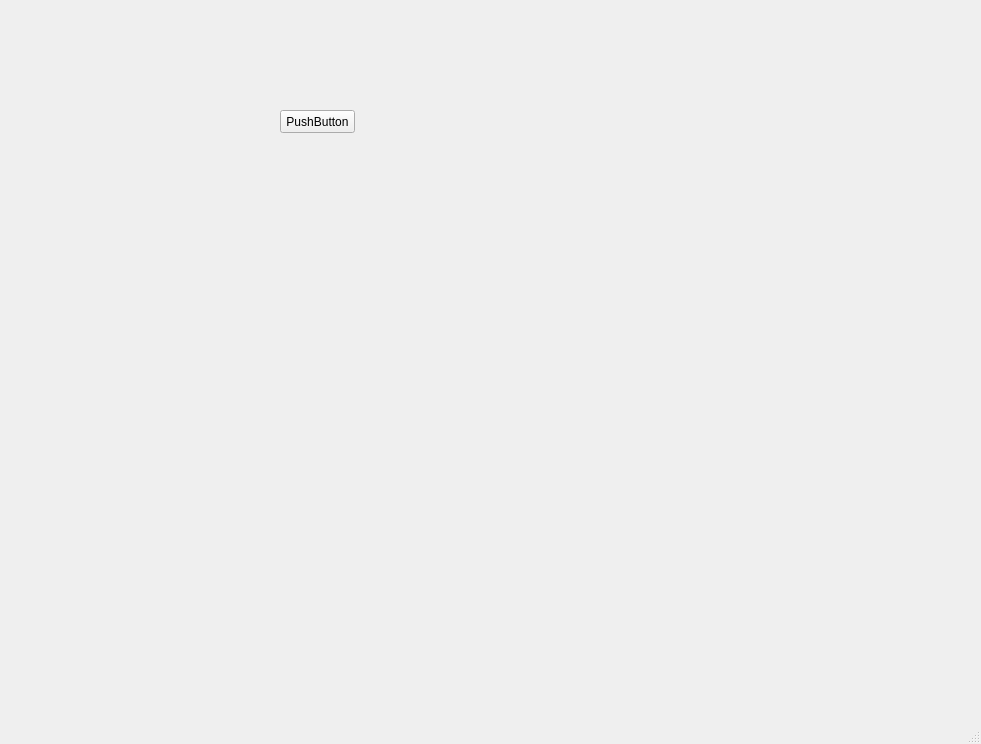
<?xml version="1.0" encoding="UTF-8"?>
<ui version="4.0">
 <class>MainWindow</class>
 <widget class="QMainWindow" name="MainWindow">
  <property name="geometry">
   <rect>
    <x>0</x>
    <y>0</y>
    <width>981</width>
    <height>744</height>
   </rect>
  </property>
  <property name="windowTitle">
   <string>MainWindow</string>
  </property>
  <widget class="QWidget" name="centralwidget">
   <widget class="QPushButton" name="pushButton">
    <property name="geometry">
     <rect>
      <x>280</x>
      <y>110</y>
      <width>75</width>
      <height>23</height>
     </rect>
    </property>
    <property name="text">
     <string>PushButton</string>
    </property>
   </widget>
  </widget>
  <widget class="QMenuBar" name="menubar">
   <property name="geometry">
    <rect>
     <x>0</x>
     <y>0</y>
     <width>981</width>
     <height>21</height>
    </rect>
   </property>
  </widget>
  <widget class="QStatusBar" name="statusbar"/>
 </widget>
 <resources/>
 <connections/>
</ui>
